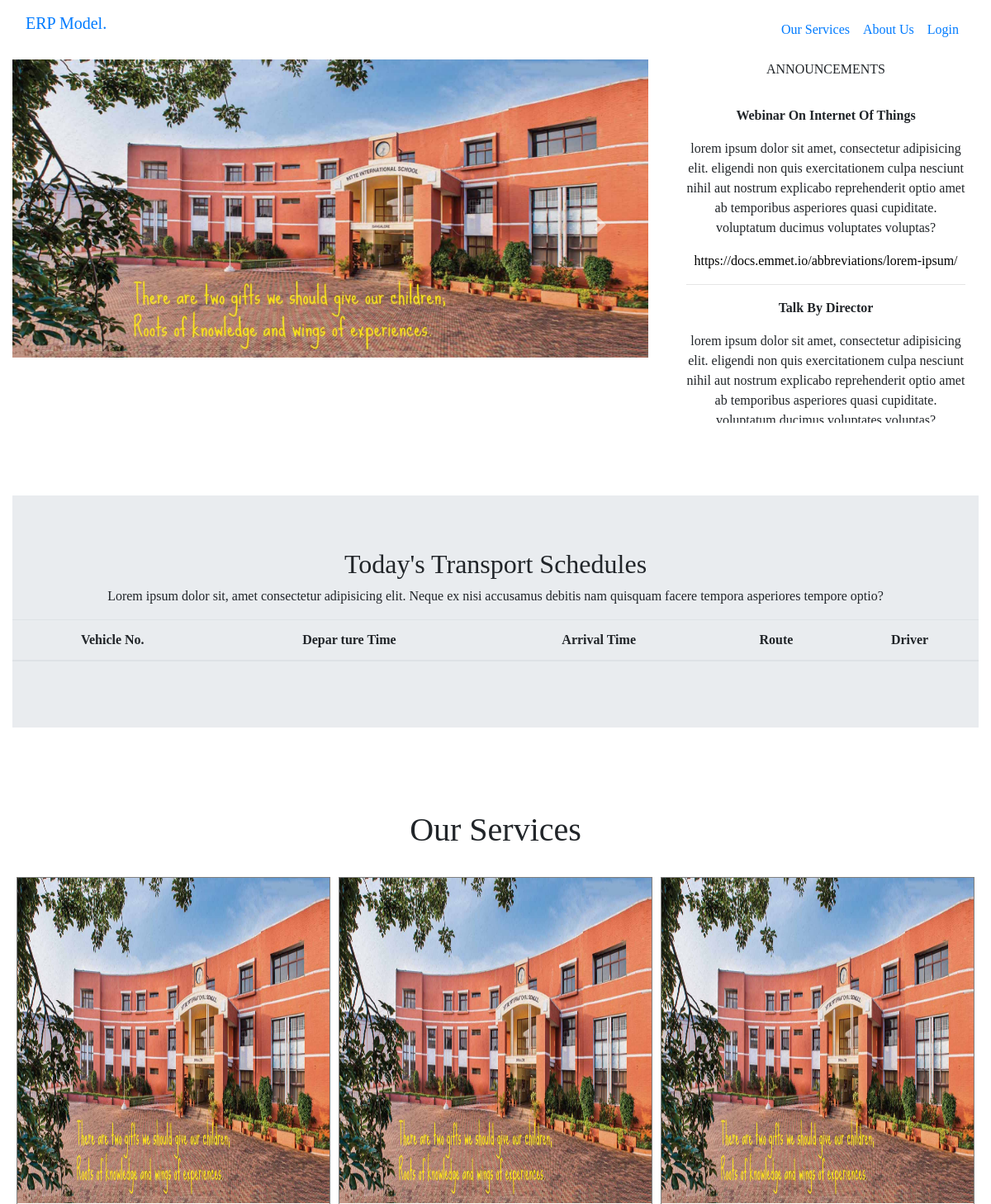
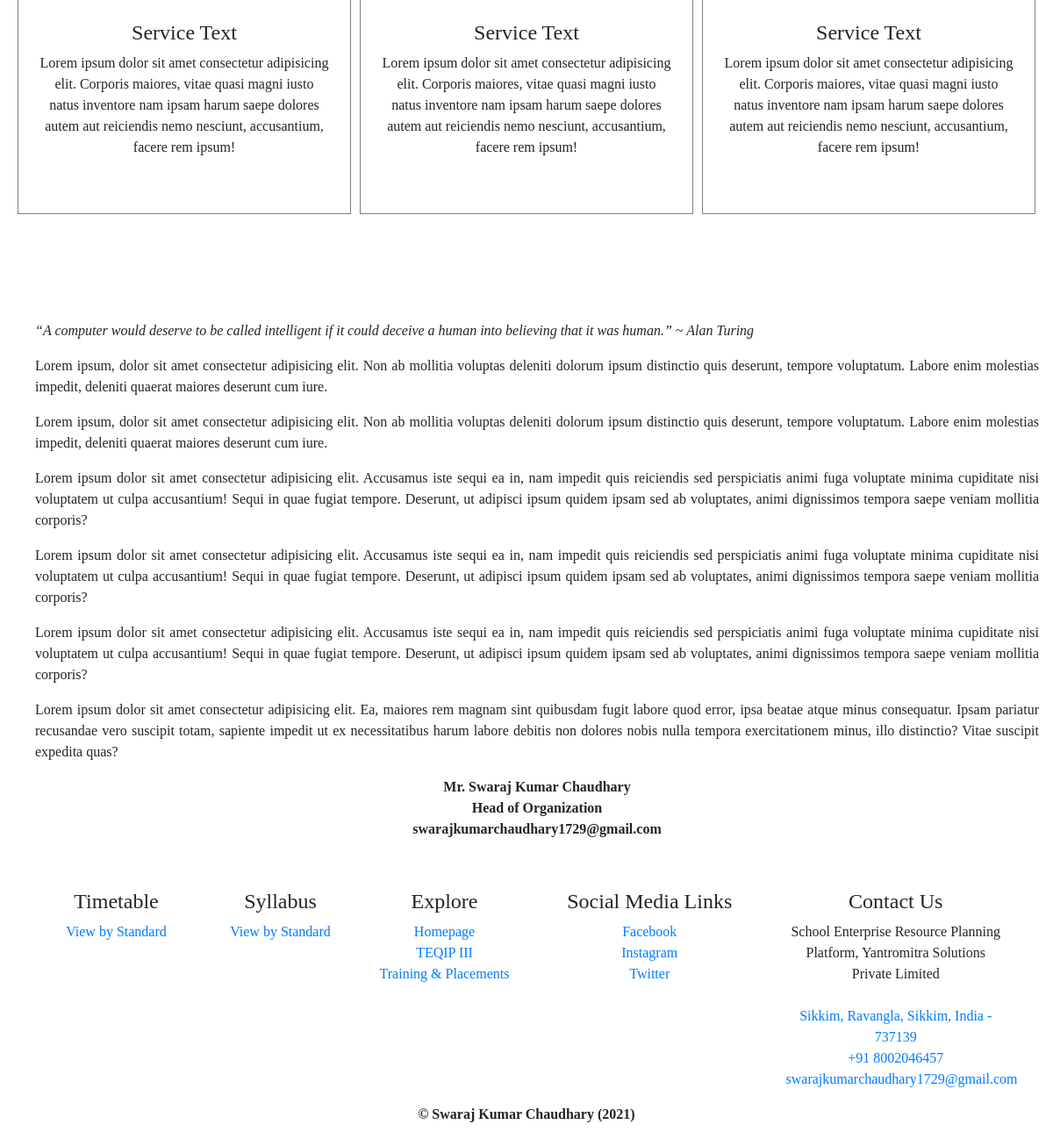
The page / on the database its author committed (2 pictures, top to bottom).
### tables this page shows
CREATE TABLE `announcements` (
  `announcement_id` int(11) NOT NULL,
  `title` varchar(255) NOT NULL,
  `descr` varchar(255) NOT NULL,
  `resource` varchar(255) NOT NULL,
  `created_on` date NOT NULL DEFAULT current_timestamp(),
  `active` int(1) NOT NULL DEFAULT 1
);

### index.php (the view, shortened to what this page needs)
<?php include("./config.php") ?>
<!doctype html>
<html lang="en">
<head>
    <head>
        <link rel="stylesheet" href="./assets/css/base-styles.css">
        <link rel="stylesheet" href="https://cdn.jsdelivr.net/npm/bootstrap@4.6.1/dist/css/bootstrap.min.css">
        <link rel="stylesheet" href="https://cdnjs.cloudflare.com/ajax/libs/font-awesome/4.7.0/css/font-awesome.min.css">
    </head>
<body>
    <div class="container-fluid text-center">
        <?php include("./includes/header.php") ?>
        <div class="row">
            <div class="wrapper col-12 col-sm-12 col-lg-8">
                <div id="carousel-update" class="carousel slide" data-ride="carousel">
                    <ul class="carousel-indicators">
                        <li data-target="#carousel-update" data-slide-to="0" class="active"></li>
                        <li data-target="#carousel-update" data-slide-to="1"></li>
                        <li data-target="#carousel-update" data-slide-to="2"></li>
                    </ul>
                    <div class="carousel-inner">
                        <div class="carousel-item active">
                            <img src="./assets/vendor/slideshow-img-1.jpg" alt="School Preview">
                        </div>
                    </div>
                    <a class="carousel-control-prev" href="#carousel-update" data-slide="prev">
                        <span class="carousel-control-prev-icon"></span>
                    </a>
                    <a class="carousel-control-next" href="#carousel-update" data-slide="next">
                        <span class="carousel-control-next-icon"></span>
                    </a>
                </div>
            </div>
            <div class="announcements col-12 col-sm">
                <div class="text-center">
                    <p>ANNOUNCEMENTS</p>
                </div>
                <ul id="notice" class="text-center p-3">
                <marquee direction="up" behavior="scroll-alternate" loop="">
                    <?php
                    $announcements_query = "SELECT * FROM announcements WHERE active = 1 ORDER BY announcement_id ASC";
                    $response = mysqli_query($conn, $announcements_query);
                    $announcements_details = mysqli_fetch_all($response, MYSQLI_ASSOC);
                    for ($i = 0; $i < sizeof($announcements_details); $i++) {
                        $title = ucwords($announcements_details[$i]["title"]);
                        $descr = $announcements_details[$i]["descr"];
                        $resource = $announcements_details[$i]["resource"];
                        echo "
                            <li class='news-item'>
                                <p class='font-weight-bold'>$title</p>
                                <p>$descr</p>
                                <a href='$resource'>$resource</a>
                            </li>
                            <hr>
                        ";
                    }
                    ?>
                    </marquee>
                </ul>
            </div>
        </div>
        <br>
        <div class="jumbotron jumbotron-fluid mt-5">
            <h2>Today's Transport Schedules</h2>
            <p>Lorem ipsum dolor sit, amet consectetur adipisicing elit. Neque ex nisi accusamus debitis nam quisquam facere tempora asperiores tempore optio?</p>
            <?php
            echo "
                <table class='table table-hover'>
                    <thead>
                        <tr>
                            <th>Vehicle No.</th>
                            <th>Depar ture Time</th>
                            <th>Arrival Time</th>
                            <th>Route</th>
                            <th>Driver</th>
                        </tr>
                    </thead>
                    <tbody>
            ";
            echo "
                        </tbody>
                    </table>
                ";
            ?>
        </div>
        <div class="service-container" id="our-services">
            <h1>Our Services</h1>
            <div class="services">
                <div class="service">
                    <img src="./assets/vendor/slideshow-img-1.jpg" class="img-responsive service-img" alt="">
                    <div class="service-text p-4">
                        <h4>Service Text</h4>
                        <p>Lorem ipsum dolor sit amet consectetur adipisicing elit. Corporis maiores, vitae quasi magni iusto natus inventore nam ipsam harum saepe dolores autem aut reiciendis nemo nesciunt, accusantium, facere rem ipsum!</p>
                    </div>
                </div>
                <div class="service">
                    <img src="./assets/vendor/slideshow-img-1.jpg" class="img-responsive service-img" alt="">
                    <div class="service-text p-4">
                        <h4>Service Text</h4>
                        <p>Lorem ipsum dolor sit amet consectetur adipisicing elit. Corporis maiores, vitae quasi magni iusto natus inventore nam ipsam harum saepe dolores autem aut reiciendis nemo nesciunt, accusantium, facere rem ipsum!</p>
                    </div>
                </div>
                <div class="service">
                    <img src="./assets/vendor/slideshow-img-1.jpg" class="img-responsive service-img" alt="">
                    <div class="service-text p-4">
                        <h4>Service Text</h4>
                        <p>Lorem ipsum dolor sit amet consectetur adipisicing elit. Corporis maiores, vitae quasi magni iusto natus inventore nam ipsam harum saepe dolores autem aut reiciendis nemo nesciunt, accusantium, facere rem ipsum!</p>
                    </div>
                </div>
            </div>
        </div>
        <div class="row p-3" id="about-us">
            <div class="col-xs-10 content pl-4">
                <p style="text-align: justify;"><i>“A computer would deserve to be called intelligent if it could deceive a human into believing that it was human.” ~ Alan Turing</i></p>
                <p style="text-align: justify;">Lorem ipsum, dolor sit amet consectetur adipisicing elit. Non ab mollitia voluptas deleniti dolorum ipsum distinctio quis deserunt, tempore voluptatum. Labore enim molestias impedit, deleniti quaerat maiores deserunt cum iure.</p>
                <p style="text-align: justify;">Lorem ipsum, dolor sit amet consectetur adipisicing elit. Non ab mollitia voluptas deleniti dolorum ipsum distinctio quis deserunt, tempore voluptatum. Labore enim molestias impedit, deleniti quaerat maiores deserunt cum iure.</p>
                <p style="text-align: justify;">Lorem ipsum dolor sit amet consectetur adipisicing elit. Accusamus iste sequi ea in, nam impedit quis reiciendis sed perspiciatis animi fuga voluptate minima cupiditate nisi voluptatem ut culpa accusantium! Sequi in quae fugiat tempore. Deserunt, ut adipisci ipsum quidem ipsam sed ab voluptates, animi dignissimos tempora saepe veniam mollitia corporis?</p>
                <p style="text-align: justify;">Lorem ipsum dolor sit amet consectetur adipisicing elit. Accusamus iste sequi ea in, nam impedit quis reiciendis sed perspiciatis animi fuga voluptate minima cupiditate nisi voluptatem ut culpa accusantium! Sequi in quae fugiat tempore. Deserunt, ut adipisci ipsum quidem ipsam sed ab voluptates, animi dignissimos tempora saepe veniam mollitia corporis?</p>
                <p style="text-align: justify;">Lorem ipsum dolor sit amet consectetur adipisicing elit. Accusamus iste sequi ea in, nam impedit quis reiciendis sed perspiciatis animi fuga voluptate minima cupiditate nisi voluptatem ut culpa accusantium! Sequi in quae fugiat tempore. Deserunt, ut adipisci ipsum quidem ipsam sed ab voluptates, animi dignissimos tempora saepe veniam mollitia corporis?</p>
                <p style="text-align: justify;">Lorem ipsum dolor sit amet consectetur adipisicing elit. Ea, maiores rem magnam sint quibusdam fugit labore quod error, ipsa beatae atque minus consequatur. Ipsam pariatur recusandae vero suscipit totam, sapiente impedit ut ex necessitatibus harum labore debitis non dolores nobis nulla tempora exercitationem minus, illo distinctio? Vitae suscipit expedita quas?</p>
                <p><b>Mr. Swaraj Kumar Chaudhary<br>Head of Organization<br>swarajkumarchaudhary1729@gmail.com</b></p>
            </div>
        </div>
        <?php include("./includes/footer.php") ?>
    </div>
</body>
</html>

### includes/header.php (shortened to what this page needs)
<nav class="navbar navbar-expand-md">
    <p class="text-primary"><a class="navbar-brand" href="../index.php">ERP Model.</a></p>
    <div class="collapse navbar-collapse justify-content-end" id="collapsibleNavbar">
        <?php
        if ($_SESSION["user_category"] == "guest") {
            echo '
                <ul class="navbar-nav">
                    <li class="nav-item">
                        <a class="nav-link text-primary" href="#our-services">Our Services</a>
                    </li>
                    <li class="nav-item">
                        <a class="nav-link text-primary" href="#about-us">About Us</a>
                    </li>
                    <li class="nav-item">
                        <a class="nav-link text-primary" href="./login.php">Login</a>
                    </li>
                </ul>
            ';
        }
        ?>
    </div>
</nav>

### includes/footer.php
<footer id="footer resources" class="p-4">
    <div class="container-fluid" id="inner-footer">
        <div class="row">
            <div class="col-md-2 row-col">
                <ul>
                    <h4>Timetable</h4>
                    <li><a href="./timetable.php">View by Standard</a></li>
                </ul>
            </div>
            <div class="col-md-2 row-col">
                <ul>
                    <h4>Syllabus</h4>
                    <li><a href="./syllabus.php">View by Standard</a></li>
                </ul>
            </div>
            <div class="col-md-2 row-col">
                <ul>
                    <h4>Explore</h4>
                    <li><a href="../index.php">Homepage</a></li>
                    <li><a href="#!">TEQIP III</a></li>
                    <li><a href="#!">Training & Placements</a></li>
                </ul>
            </div>
            <div class="col-md-3 row-col">
                <ul>
                    <h4>Social Media Links</h4>
                    <li><a href="https://www.facebook.com/swaraj4715">Facebook</a></li>
                    <li><a href="https://www.facebook.com/swaraj4715">Instagram</a></li>
                    <li><a href="https://twitter.com/swaraj1729">Twitter</a></li>
                </ul>
            </div>
            <div class="col-md-3 row-col">
                <ul>
                    <h4>Contact Us</h4>
                    <li><span>School Enterprise Resource Planning Platform, Yantromitra Solutions Private Limited</span></li><br>
                    <li><a href="https://goo.gl/maps/y3ZwTV9u2sweudjA6" target="_blank"><span>Sikkim, Ravangla, Sikkim, India - 737139</span></a></li>
                    <li><a href="tel:+91 8002046457"><span>+91 8002046457</span></a></li>
                    <li><a href="mailto:swarajkumarchaudhary1729@gmail.com"><span>swarajkumarchaudhary1729@gmail.com</span></a></li>
                </ul>
            </div>
        </div>
    </div>
    <div class="copyright mb-3">
        <b>&copy; Swaraj Kumar Chaudhary (2021)</b>
    </div>
</footer>

### assets/css/base-styles.css (style rules this page uses)
* { font-family: Cambria, Cochin, Georgia, Times, "Times New Roman", serif; scroll-behavior: smooth; text-decoration: none !important; margin: 0; padding: 0; }
html, body { width: 100%; height: 100%; }
.wrapper { display: flex; justify-content: space-between; width: 100%; height: 50vh; }
.carousel { flex: 2; height: 100%; }
.carousel-inner img { width: 100%; height: 100%; }
.announcements { flex: 1; height: 100%; }
#notice { overflow: auto; height: 50vh; list-style-type: none; }
#notice li a { color: black; }
.service-container { margin: 100px 0px; }
.services { display: flex; justify-content: space-evenly; padding-top: 20px; }
.service { flex: 1; border: 1px solid gray; margin: 5px; height: 80vh; display: flex; flex-direction: column; }
.service-img { width: 100%; height: 100%; flex: 2; }
.service-text { flex: 1; }
ul { list-style-type: none; }

### rows shown on the page
announcements: title "Webinar On Internet Of Things", descr "lorem ipsum dolor sit amet, consectetur adipisicing elit. eligendi non quis exercitationem culpa nesciunt nihil aut nostrum explicabo reprehenderit optio amet ab temporibus asperiores quasi cupiditate. voluptatum ducimus voluptates voluptas?", resource "https://docs.emmet.io/abbreviations/lorem-ipsum/"
announcements: title "Talk By Director", descr "lorem ipsum dolor sit amet, consectetur adipisicing elit. eligendi non quis exercitationem culpa nesciunt nihil aut nostrum explicabo reprehenderit optio amet ab temporibus asperiores quasi cupiditate.…"
